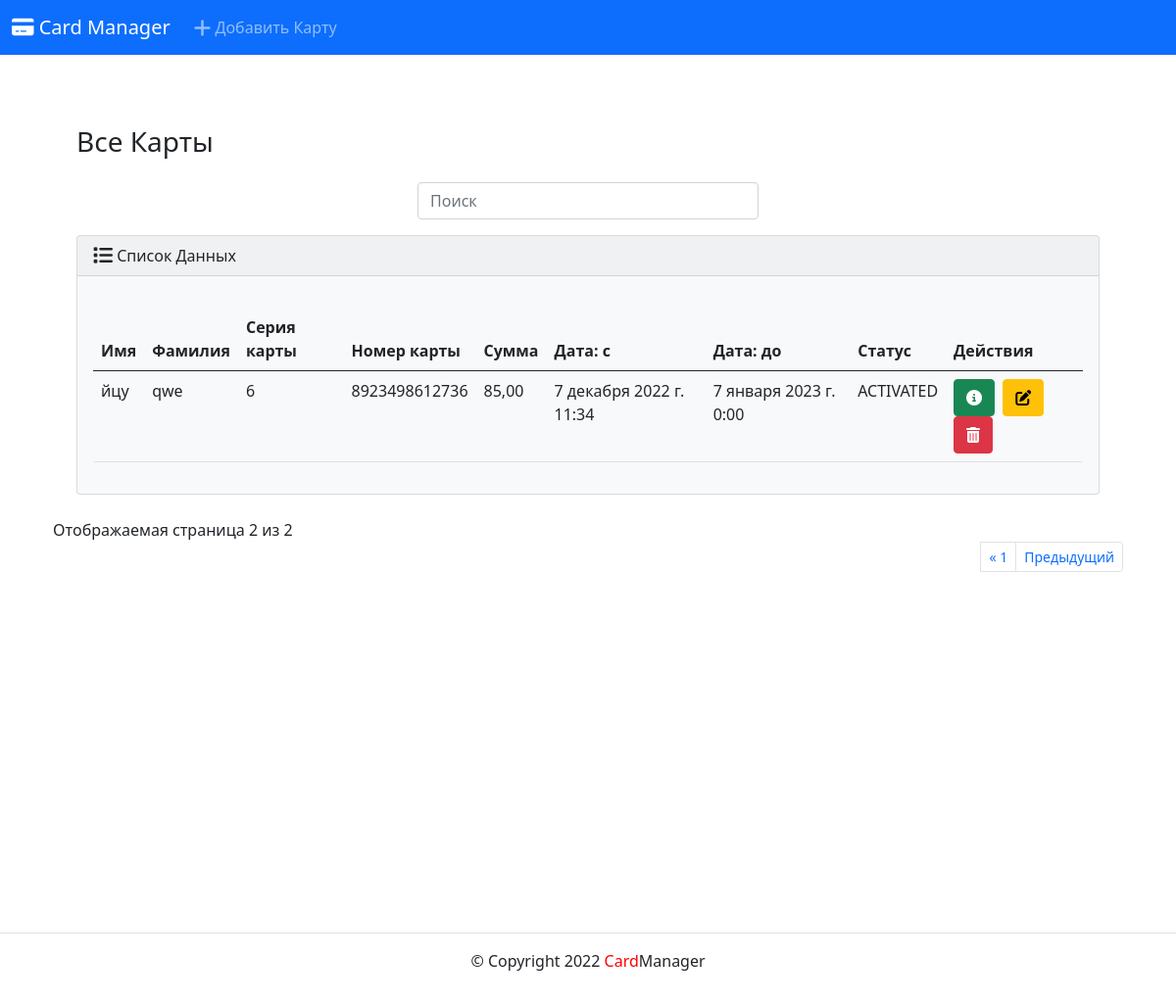
Screenshot of /?page=2 with the database file from the repository.
### cards/models.py (models this page shows, shortened)
class Cards(models.Model):
    STATUS = [
     ('ACTIVATED', 'ACTIVATED'),
     ('NOT ACTIVATED', 'NOT ACTIVATED'),
     ('EXPIRED', 'EXPIRED'),
    ]
    first_name = models.CharField(max_length=100)
    last_name = models.CharField(max_length=100)
    card_series = models.PositiveIntegerField()
    number_card = models.CharField(max_length=16)
    amount = models.DecimalField(max_digits=4, decimal_places=2)
    data_created = models.DateTimeField(auto_now_add=True)
    data_end = models.DateTimeField()
    status = models.CharField(choices=STATUS, default='ACTIVATED', max_length=100)

### cards/views.py (the view)
# urls.py: path('', views.index, name='index'),
def index(request):
    cards = Cards.objects.all()
    paginator = Paginator(cards, 5)
    page_number = request.GET.get('page')
    page_obj = paginator.get_page(page_number)
    context = {'cards': cards, 'page_obj': page_obj}
    return render(request, 'cards/index.html', context)

### cards/templates/cards/index.html (shortened to what this page needs)
{% extends 'base.html' %}
{% load static %}
{% block content %}
<div class="d-flex flex-columm min-vh-100">
  <div class="container-fluid">
    <h3 class="m-4">Все Карты</h3>
    <div class="row">
      <div class="col-12">
        {% if cards %}
        <div class="row">
          <div class="col-md-4"></div>
          <div class="col-md-4">
            <div class="form-group">
              <input type="text" class="form-control" id="searchField" placeholder="Поиск">
            </div>
          </div>
        </div>
        <div class="card bg-light ms-4 me-4 mb-4 app-table">
          <div class="card-header"><i class="fa-solid fa-list fa-lg"></i> Список Данных</div>
          <div class="card-body">
            <div class="table-responsive">
              <table class="table table-hover">
                <thead>
                  <tr>
                    <th scope="col">Имя</th>
                    <th scope="col">Фамилия</th>
                    <th scope="col">Серия карты</th>
                    <th scope="col">Номер карты</th>
                    <th scope="col">Сумма</th>
                    <th scope="col">Дата: с</th>
                    <th scope="col">Дата: до</th>
                    <th scope="col">Статус</th>
                    <th scope="col">Действия</th>
                  </tr>
                </thead>
                <tbody>
                  {% for card in page_obj %}
                  <tr>
                    <td>{{ card.first_name }}</td>
                    <td>{{ card.last_name }}</td>
                    <td>{{ card.card_series }}</td>
                    <td>{{ card.number_card }}</td>
                    <td>{{ card.amount }}</td>
                    <td>{{ card.data_created }}</td>
                    <td>{{ card.data_end }}</td>
                    <td>{{ card.status }}</td>
                    <td>
                      <button type="button" class="btn btn-success me-1" href="{% url 'cards:view_info' card.id %}"
                        data-bs-toggle="modal" data-bs-target="#myModal{{ card.id }}"><i
                          class="fa-solid fa-circle-info"></i>
                      </button>
                      <a class="btn btn-warning me-1" href="{% url 'cards:edit_card' card.id %}">
                        <i class="fa-solid fa-pen-to-square"></i>
                      </a>
                      <button type="button" class="btn btn-danger" data-bs-toggle="modal"
                        data-bs-target="#delete_card{{card.id}}">
                        <i class="fa-solid fa-trash-can"></i>
                      </button>
                    </td>
                  </tr>
                  {% endfor %}
                </tbody>
              </table>
            </div>
          </div>
        </div>
      </div>
      {% else %}
      <h5 class="alert alert-primary ms-4 me-4">В Базе Данных нет Карт</h5>
      {% endif %}
      {% include 'includes/paginator.html' %}
    </div>
  </div>
</div>
</div>
{% endblock %}

### rows the page displays
Cards: first_name "йцу", last_name "qwe", card_series "6", number_card "8923498612736", amount "85,00", data_created "7 декабря 2022 г. 11:34", data_end "7 января 2023 г. 0:00", status "ACTIVATED"

### other values shown
{{ page_obj.number }} "2"
{{ page_obj.paginator.num_pages }} "2"
